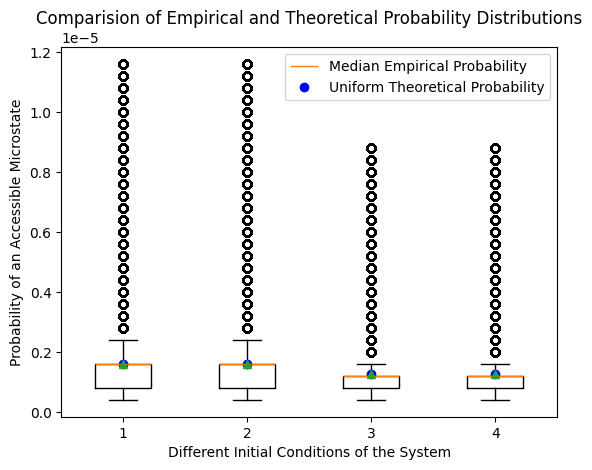

The Python source for this figure:
import matplotlib.pyplot as plt
import numpy as np
from tqdm import tqdm

def hamiltonian(x, p, k, m):
    return (k * x**2) / 2 + p**2 / (2 * m)

k = 10
m = 10

dt = 0.001
num_steps = 2500000
grid_size = 1e-3

combinations = {
    'X': [15, 20],
    'P': [15, 20]
}
true_probabilities = []
probabilities = []

for (X_0, P_0) in tqdm([(X_0, P_0) for X_0 in combinations['X'] for P_0 in combinations['P']], desc='Generating trajectories'):
    X = [X_0, ]
    P = [P_0, ]

    for step in range(num_steps):
        x = X[-1]
        p = P[-1]
        X.append(x + (p / m) * dt - 0.5 * (k * x / m) * (dt ** 2))
        P.append(p - k * x * dt - 0.5 * (k * p / m) * (dt ** 2))

    i = np.floor(np.array(X) / grid_size).astype(int)
    j = np.floor(np.array(P) / grid_size).astype(int)
    grid_cells = np.stack((i, j), axis=-1)
    unique_cells, counts = np.unique(grid_cells, axis=0, return_counts=True)
    true_probabilities.append(1 / len(unique_cells))
    probabilities.append(counts / len(grid_cells))

plt.boxplot(probabilities, showmeans=True, label='Median Empirical Probability')
plt.plot(range(1, len(true_probabilities) + 1), true_probabilities, 'bo', label='Uniform Theoretical Probability')
plt.title('Comparision of Empirical and Theoretical Probability Distributions')
plt.ylabel('Probability of an Accessible Microstate')
plt.xlabel('Different Initial Conditions of the System')
plt.legend()
plt.savefig('probability.png', bbox_inches='tight')
plt.close()
plt.clf()
